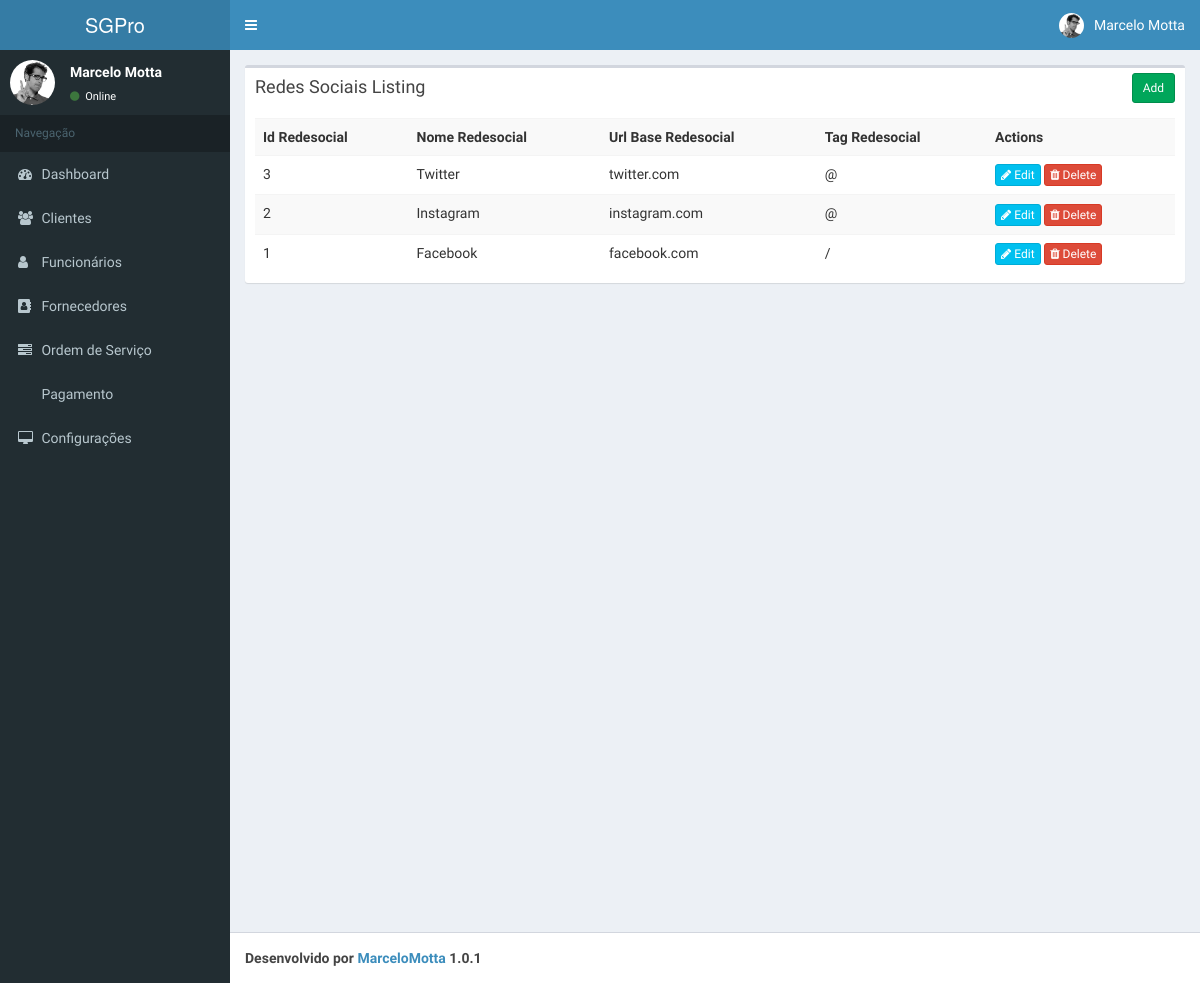
The page /app-developing/index.php/redes_sociais on the database its author committed.
### tables this page shows
CREATE TABLE `redes_sociais` (
  `id_redesocial` int(11) NOT NULL,
  `nome_redesocial` varchar(50) NOT NULL,
  `url_base_redesocial` varchar(100) NOT NULL,
  `tag_redesocial` varchar(10) NOT NULL
);

### app-developing/application/controllers/Redes_sociais.php (called while the page is built, shortened)
<?php
class Redes_sociais extends CI_Controller{
    function __construct()
    {
        $this->load->model('Redes_sociais_model');
    }
    function index()
    {
        $params['limit'] = RECORDS_PER_PAGE;
        $params['offset'] = ($this->input->get('per_page')) ? $this->input->get('per_page') : 0;
        $data['redes_sociais'] = $this->Redes_sociais_model->get_all_redes_sociais($params);
        $data['_view'] = 'redes_sociais/index';
        $this->load->view('layouts/main',$data);
    }
}

### app-developing/index.php (called while the page is built, shortened)
<?php
require_once BASEPATH.'core/CodeIgniter.php';

### app-developing/application/models/Redes_sociais_model.php (called while the page is built, shortened)
<?php
class Redes_sociais_model extends CI_Model
{
    function get_all_redes_sociais_count()
    {
        $this->db->from('redes_sociais');
        return $this->db->count_all_results();
    }
    function get_all_redes_sociais($params = array())
    {
        $this->db->order_by('id_redesocial', 'desc');
        if(isset($params) && !empty($params))
        {
            $this->db->limit($params['limit'], $params['offset']);
        }
        return $this->db->get('redes_sociais')->result_array();
    }
}

### app-developing/application/views/redes_sociais/index.php (the view, shortened to what this page needs)
<div class="row">
    <div class="col-md-12">
        <div class="box">
            <div class="box-header">
                <h3 class="box-title">Redes Sociais Listing</h3>
            	<div class="box-tools">
                    <a href="<?php echo site_url('redes_sociais/add'); ?>" class="btn btn-success btn-sm">Add</a>
                </div>
            </div>
            <div class="box-body">
                <table class="table table-striped">
                    <tr>
						<th>Id Redesocial</th>
						<th>Nome Redesocial</th>
						<th>Url Base Redesocial</th>
						<th>Tag Redesocial</th>
						<th>Actions</th>
                    </tr>
                    <?php foreach($redes_sociais as $r){ ?>
                    <tr>
						<td><?php echo $r['id_redesocial']; ?></td>
						<td><?php echo $r['nome_redesocial']; ?></td>
						<td><?php echo $r['url_base_redesocial']; ?></td>
						<td><?php echo $r['tag_redesocial']; ?></td>
						<td>
                            <a href="<?php echo site_url('redes_sociais/edit/'.$r['id_redesocial']); ?>" class="btn btn-info btn-xs"><span class="fa fa-pencil"></span> Edit</a>
                            <a href="<?php echo site_url('redes_sociais/remove/'.$r['id_redesocial']); ?>" class="btn btn-danger btn-xs"><span class="fa fa-trash"></span> Delete</a>
                        </td>
                    </tr>
                    <?php } ?>
                </table>
            </div>
        </div>
    </div>
</div>

### rows shown on the page
redes_sociais: id_redesocial "3", nome_redesocial "Twitter", url_base_redesocial "twitter.com", tag_redesocial "@"
redes_sociais: id_redesocial "2", nome_redesocial "Instagram", url_base_redesocial "instagram.com", tag_redesocial "@"
redes_sociais: id_redesocial "1", nome_redesocial "Facebook", url_base_redesocial "facebook.com", tag_redesocial "/"
